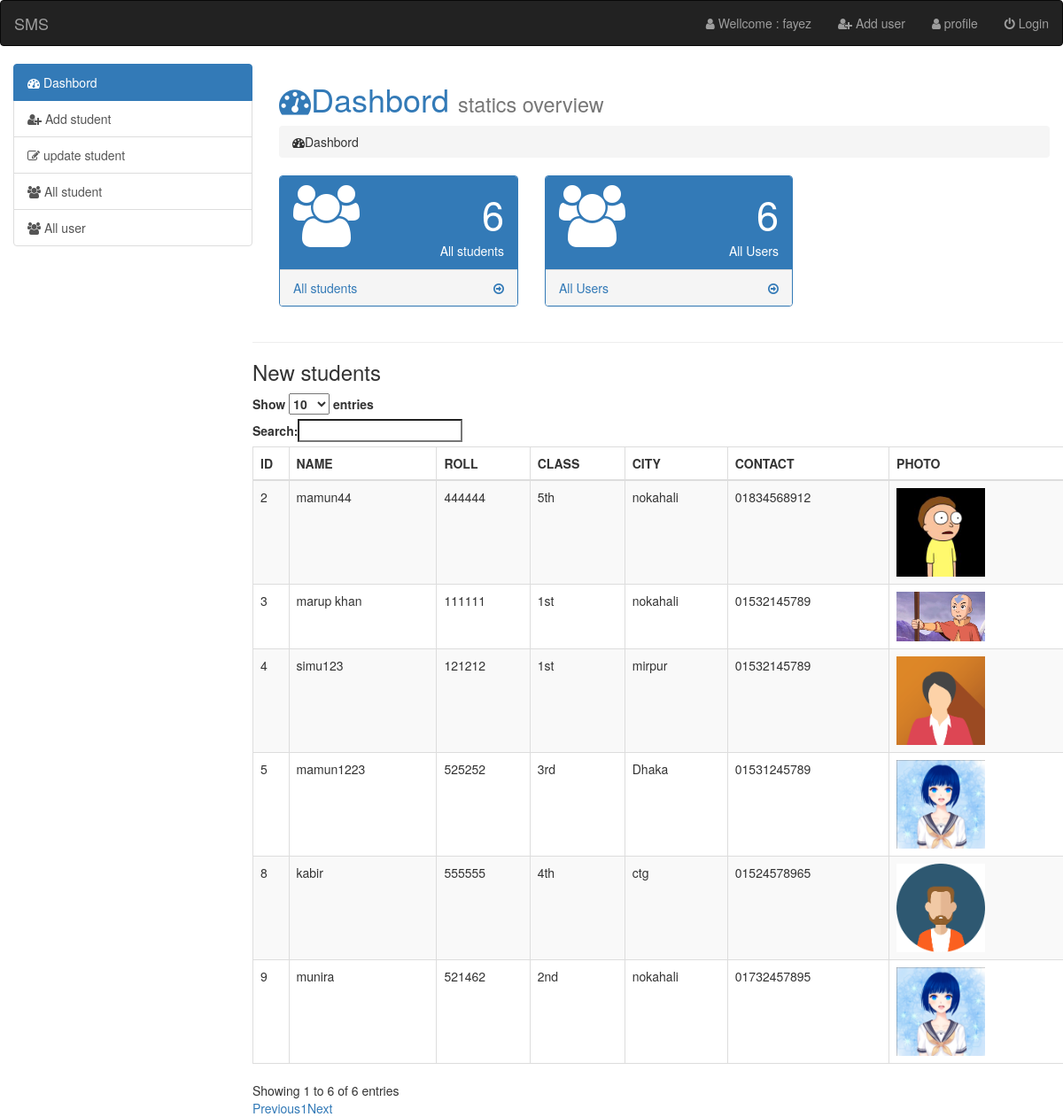
/admin/index.php (signed in), run on the app's committed database.
### tables this page shows
CREATE TABLE `students` (
  `id` int(11) NOT NULL,
  `name` varchar(255) NOT NULL,
  `roll` int(6) NOT NULL,
  `class` varchar(255) NOT NULL,
  `city` varchar(255) NOT NULL,
  `parents_contac` varchar(255) NOT NULL,
  `photo` varchar(255) NOT NULL,
  `datetime` timestamp NOT NULL DEFAULT CURRENT_TIMESTAMP ON UPDATE CURRENT_TIMESTAMP
);

### admin/dashboard.php (the view, shortened to what this page needs)
<?php
    include_once ('config.php');
    $count_std = mysqli_query($conn,"SELECT * FROM students") ;
    $total_row = mysqli_num_rows($count_std);
    $count_usr = mysqli_query($conn,"SELECT * FROM user");
    $total_user = mysqli_num_rows($count_usr);
?>
<div class="content">
          <h1 class="text-primary"><i class="fa fa-dashboard"></i>Dashbord <small>statics overview</small></h1>
          <ol class="breadcrumb">
            <li><i class="fa fa-dashboard"></i>Dashbord</li>
        </ol>
        <div class="row">
            <div class="col-sm-4">
                <div class="panel panel-primary">
                    <div class="panel-heading">
                        <div class="row">
                            <div class="col-xs-3">
                                <i class="fa fa-users fa-5x"></i>
                            </div>
                            <div class="col-xs-9">
                                <div class="pull-right" style="font-size:45px"><?=$total_row;?></div>
                                <div class="clearfix"></div>
                                <div class="pull-right">All students</div>
                            </div>
                        </div>
                    </div>
                    <a href="index.php?page=all_student">
                            <div class="panel-footer">
                        <span class="pull-left">All students</span>
                        <span class="pull-right"><i class="fa fa-arrow-circle-o-right"></i></span>
                        <div class="clearfix"></div>
                    </div>
                    </a>
                </div>
            </div>
            <div class="row">
            <div class="col-sm-4">
                <div class="panel panel-primary">
                    <div class="panel-heading">
                        <div class="row">
                            <div class="col-xs-3">
                                <i class="fa fa-users fa-5x"></i>
                            </div>
                            <div class="col-xs-9">
                                <div class="pull-right" style="font-size:45px"><?=$total_user;?></div>
                                <div class="clearfix"></div>
                                <div class="pull-right">All Users</div>
                            </div>
                        </div>
                    </div>
                    <a href="index.php?page=all_users">
                            <div class="panel-footer">
                        <span class="pull-left">All Users</span>
                        <span class="pull-right"><i class="fa fa-arrow-circle-o-right"></i></span>
                        <div class="clearfix"></div>
                    </div>
                    </a>
                </div>
            </div>
        <hr>
        <h3>New students</h3>
        <div class="table-responsive">
        <table id="data" class="table table-bordered table-hover table-striped">
            <thead>
                <tr>
                    <th>ID</th>
                    <th>NAME</th>
                    <th>ROLL</th>
                    <th>CLASS</th>
                    <th>CITY</th>
                    <th>CONTACT</th>
                    <th>PHOTO</th>
                </tr>
            </thead>
            <tbody>
            <?php
                include_once "config.php";
                $sql = " SELECT * FROM students";
                $query = mysqli_query($conn,$sql);
                while($std_row=mysqli_fetch_assoc($query)){
            ?>
                <tr>
                    <td><?=$std_row['id'];?></td>
                    <td><?=$std_row['name'];?></td>
                    <td><?=$std_row['roll'];?></td>
                    <td><?=$std_row['class'];?></td>
                    <td><?=$std_row['city'];?></td>
                    <td><?=$std_row['parents_contac'];?></td>
                    <td><img style="width:100px;" src="std_img/<?=$std_row['photo'];?>"></td>
                </tr>
                <?php }?>
            </tbody>
        </table>
        </div>
      </div>

### admin/index.php (shortened to what this page needs)
<!DOCTYPE html>
<html lang="en">
<head>
  <link rel="stylesheet" href="https://maxcdn.bootstrapcdn.com/bootstrap/3.4.0/css/bootstrap.min.css">
  <link rel="stylesheet" href="https://cdnjs.cloudflare.com/ajax/libs/font-awesome/4.7.0/css/font-awesome.min.css">
<link rel="stylesheet" href="https://maxcdn.bootstrapcdn.com/bootstrap/3.3.7/css/bootstrap.min.css
">
<link rel="stylesheet" href="https://cdn.datatables.net/1.10.19/css/dataTables.bootstrap.min.css
">
<link rel="stylesheet" href="https://cdn.datatables.net/fixedheader/3.1.5/css/fixedHeader.bootstrap.min.css
">
<link rel="stylesheet" href="https://cdn.datatables.net/responsive/2.2.3/css/responsive.bootstrap.min.css
">
</head>
<body>
<nav class="navbar navbar-inverse">
  <div class="container-fluid">
    <div class="navbar-header">
      <a class="navbar-brand" href="#">SMS</a>
    </div>
    <ul class="nav navbar-nav navbar-right">
      <li><a href="logout.php"><i class="fa fa-user"></i> Wellcome : fayez</a></li>
      <li><a href="register.php"><i class="fa fa-user-plus"></i> Add user</a></li>
      <li><a href="index.php?page=user_profile"><i class="fa fa-user"></i> profile</a></li>
      <li><a href="logout.php"><i class="fa fa-power-off"></i> Login</a></li>
    </ul>
  </div>
</nav>
<div class="container-fluid">
    <div class="row">
        <div class="col-sm-3">
            <div class="list-group">
    <a href="index.php?page=dashboard" class="list-group-item active"><i class="fa fa-dashboard"></i> Dashbord</a>
    <a href="index.php?page=add_student" class="list-group-item"><i class="fa fa-user-plus"></i>  Add student</a>
    <a href="index.php?page=std_update" class="list-group-item"><i class="fa fa-edit"></i>  update student </a>
    <a href="index.php?page=all_student" class="list-group-item"><i class="fa fa-users"></i>  All student </a>
    <a href="index.php?page=all_users" class="list-group-item"><i class="fa fa-users"></i>  All user </a>
  </div>
  </div>
  <div class="col-sm-9">
      <?php
      if(isset($_GET['page'])){
          $page = $_GET['page'].'.php';
      }else{
        $page = "dashboard.php";
      }
      if(file_exists($page)){
        require_once $page;
      }else{
        require_once '404.php';
      }
      ?>
  </div>
    </div>
</div>
</body>
</html>

### data on the page
students: id "2", name "mamun44", roll "444444", class "5th", city "nokahali", parents_contac "01834568912", photo (picture)
students: id "3", name "marup khan", roll "111111", class "1st", city "nokahali", parents_contac "01532145789", photo (picture)
students: id "4", name "simu123", roll "121212", class "1st", city "mirpur", parents_contac "01532145789", photo (picture)
students: id "5", name "mamun1223", roll "525252", class "3rd", city "Dhaka", parents_contac "01531245789", photo (picture)
students: id "8", name "kabir", roll "555555", class "4th", city "ctg", parents_contac "01524578965", photo (picture)
students: id "9", name "munira", roll "521462", class "2nd", city "nokahali", parents_contac "01732457895", photo (picture)

### other printed values
$total_row "6"
$total_user "6"
